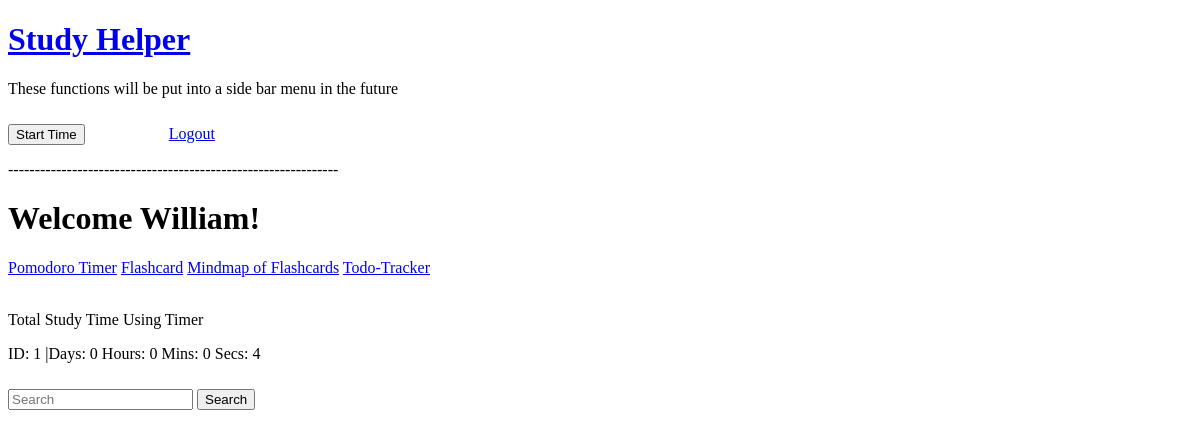
Screenshot of / (signed in) with the database file from the repository.
### myapp/models.py (models this page shows, shortened)
class User(UserMixin, db.Model):
    id = db.Column(db.Integer, primary_key=True)
    username = db.Column(db.String(64), unique=True, index=True)
    email = db.Column(db.String(128), unique=True)
    password  = db.Column(db.String(128))
    flashcard_set = db.relationship('Flashcardset', backref='author', lazy=True)
    tasks = db.relationship('Task', backref='author', lazy=True)
    notes = db.relationship('Note', backref='author', lazy=True)
    study_time = db.relationship('HoursTracked', backref='author', lazy=True)

class HoursTracked(UserMixin, db.Model):
    id = db.Column(db.Integer, primary_key=True)
    time = db.Column(db.Integer)
    author_id = db.Column(db.Integer, db.ForeignKey('user.id'))
    def __repr__(self):
        time = round(self.time/1000)
        day = time // (24 * 3600)
        time = time % (24 * 3600)
        hour = time // 3600
        time %= 3600
        mins = time // 60
        time %= 60
        secs = time
        return f'ID: {self.id} |Days: {day} Hours: {hour} Mins: {mins} Secs: {secs}'

### myapp/routes.py (the view)
@myapp_obj.route("/")
def home():
    if current_user.is_authenticated:
        name = User.query.get(current_user.get_id()).username
        hours_tracked = HoursTracked.query.get(current_user.get_id())
        return render_template("user/user_home.html", name = name, hours_tracked = hours_tracked)
    return render_template("home.html")

### myapp/models.py (called while the page is built)
@login.user_loader
def load_user(id):
    return User.query.get(int(id))

### myapp/templates/user/user_home.html
{% extends "user/user_menu.html" %}
{% block content %}
    <h1>Welcome {{ name }}!</h1>
    <a href="/pomodoro-timer">Pomodoro Timer</a>
    <a href="/flashcard">Flashcard</a>
    <a href="/mindmap">Mindmap of Flashcards</a>
    <a href="/todo-tracker">Todo-Tracker</a>
    <p><br>Total Study Time Using Timer</p>
    <p>{{ hours_tracked }}</p>
{% endblock %}

### myapp/static/css/pomodoro.css (style rules this page uses)
body { margin: 20; padding: 10; }

### rows the page displays
User: username "William"
HoursTracked: time+id "ID: 1 |Days: 0 Hours: 0 Mins: 0 Secs: 4"
